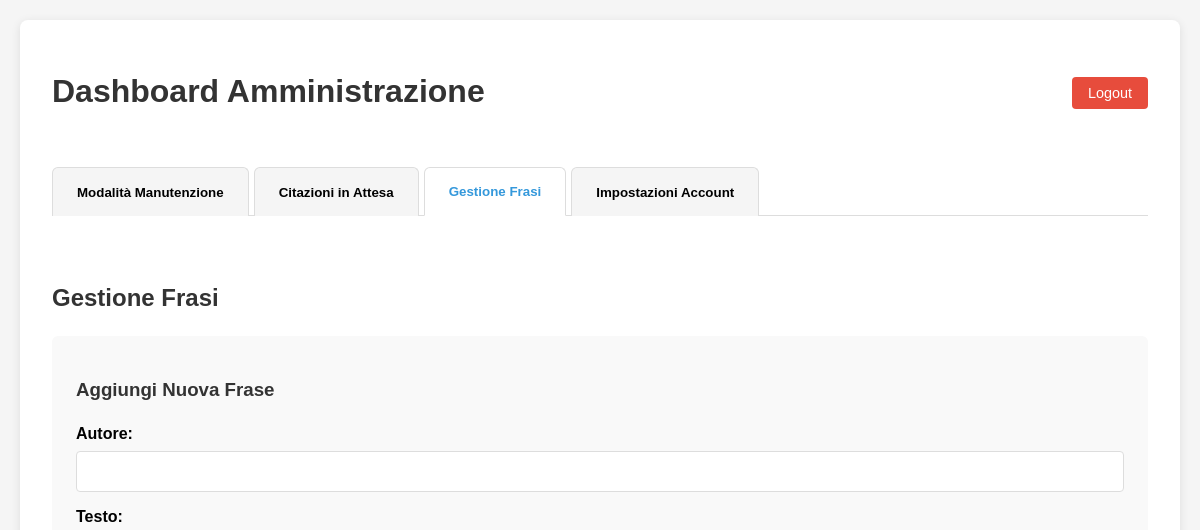
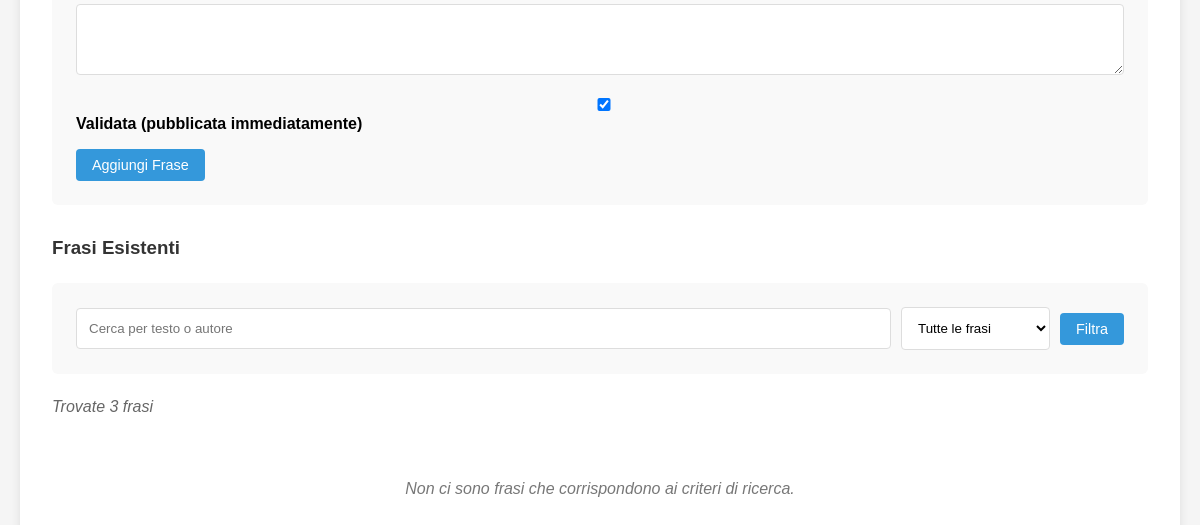
/admin/dashboard?page=2&search=&filter_status=all (signed in), run on an earlier commit of the app's database (2 pictures, top to bottom).
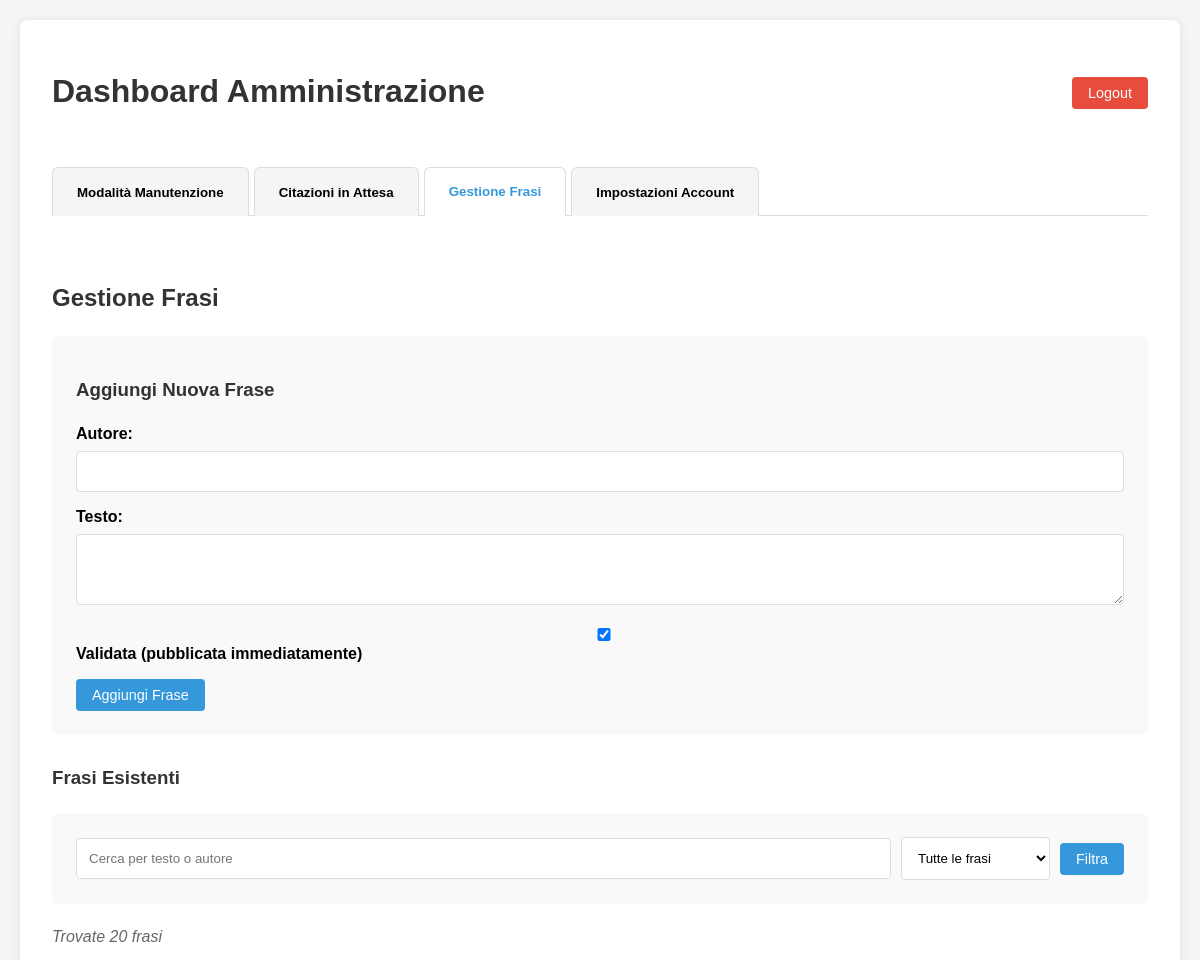
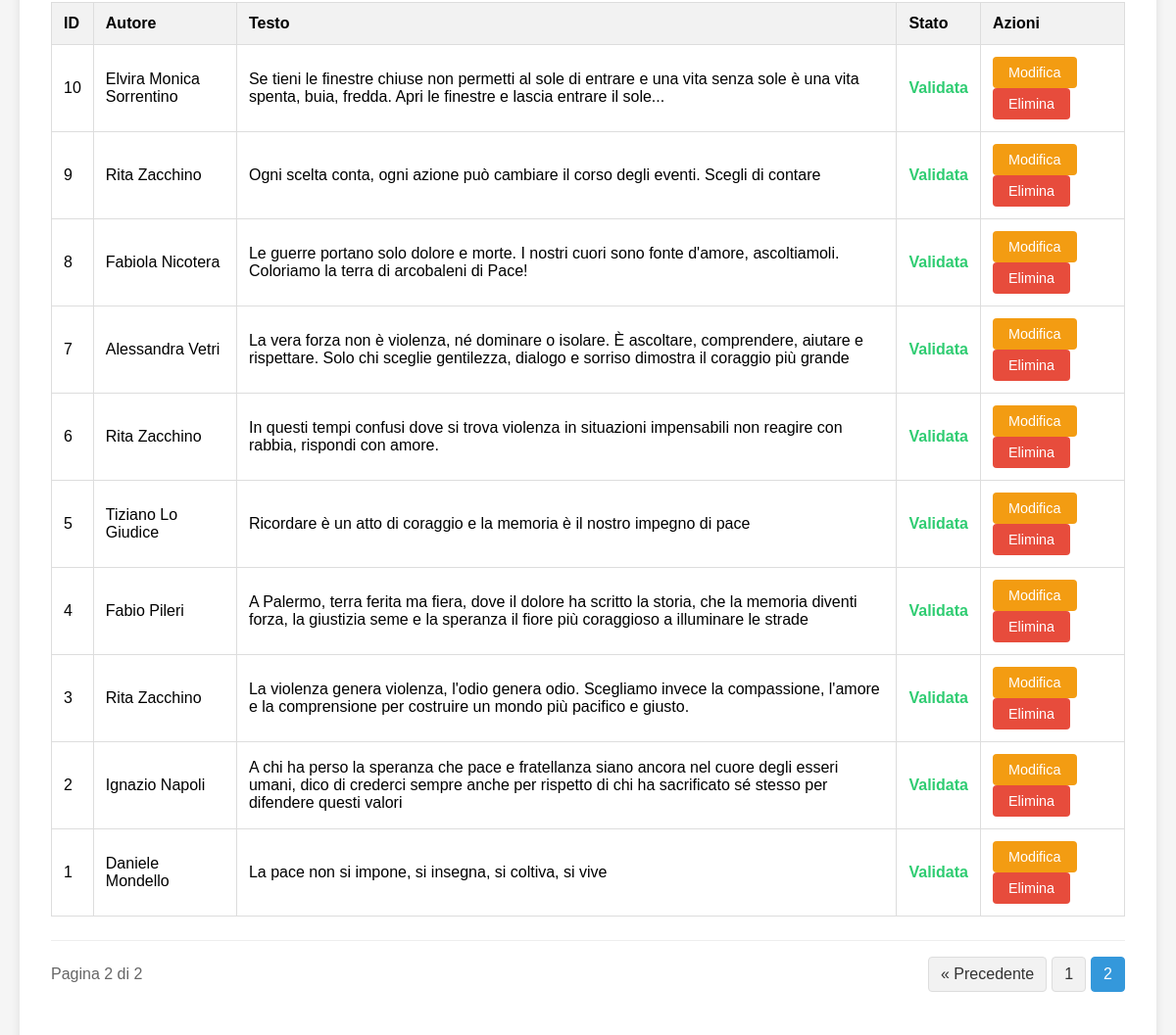
And on a later commit of the database (2 pictures, top to bottom).
### tables this page shows
CREATE TABLE quotes (
  id     INTEGER PRIMARY KEY AUTOINCREMENT,
  text   TEXT    NOT NULL,
  author TEXT    NOT NULL
, validated INTEGER NOT NULL DEFAULT 0);

### app.py (the view)
@app.route('/admin/dashboard')
def admin_dashboard():
    if not session.get('admin_logged_in'):
        return redirect('/admin')
    db = get_db()
    pending_quotes = db.execute(
        "SELECT id, nome_completo, frase, email, email_checked FROM quotes_da_validare"
    ).fetchall()
    search = request.args.get('search', '')
    filter_status = request.args.get('filter_status', 'all')
    page = request.args.get('page', 1, type=int)
    per_page = 10  # Numero di elementi per pagina
    query = "SELECT id, text, author, validated FROM quotes WHERE 1=1"
    params = []
    if search:
        query += " AND (text LIKE ? OR author LIKE ?)"
        search_param = f"%{search}%"
        params.extend([search_param, search_param])
    if filter_status == 'validated':
        query += " AND validated = 1"
    elif filter_status == 'not_validated':
        query += " AND validated = 0"
    count_query = query.replace("SELECT id, text, author, validated", "SELECT COUNT(*)")
    total_count = db.execute(count_query, params).fetchone()[0]
    total_pages = (total_count + per_page - 1) // per_page
    query += " ORDER BY id DESC LIMIT ? OFFSET ?"
    offset = (page - 1) * per_page
    params.extend([per_page, offset])
    quotes_list = db.execute(query, params).fetchall()
    return render_template('admin_dashboard.html',
                           quotes=pending_quotes,
                           quotes_list=quotes_list,
                           search=search,
                           filter_status=filter_status,
                           page=page,
                           total_pages=total_pages,
                           total_count=total_count,
                           maintenance_mode=MAINTENANCE_MODE,
                           maintenance_message=MAINTENANCE_MESSAGE)

### app.py (called while the page is built)
@app.before_request
def check_maintenance():
    if MAINTENANCE_MODE:
        if not request.path.startswith('/admin') and not request.path.startswith('/static/css') and not request.path.startswith('/static/js'):
            if request.path != '/admin' and request.path != '/admin/login':
                return render_template('maintenance.html', message=MAINTENANCE_MESSAGE), 503

def get_db():
    app.logger.debug(f"Opening SQLite database at: {DATABASE}")
    db = getattr(g, '_database', None)
    if db is None:
        db = g._database = sqlite3.connect(DATABASE)
        db.row_factory = sqlite3.Row
    return db

@app.teardown_appcontext
def close_connection(exception):
    db = getattr(g, '_database', None)
    if db is not None:
        db.close()

### templates/admin_dashboard.html (shortened to what this page needs)
<!DOCTYPE html>
<html lang="it">
<head>
</head>
<body>
  <div class="container">
    <div class="header">
      <h1>Dashboard Amministrazione</h1>
      <a href="/admin/logout" class="logout">Logout</a>
    </div>
    <div class="tabs">
      <div class="tab-header">
        <button class="tab-btn active" onclick="openTab(event, 'maintenance')">Modalità Manutenzione</button>
        <button class="tab-btn" onclick="openTab(event, 'pending')">Citazioni in Attesa</button>
        <button class="tab-btn" onclick="openTab(event, 'manage')">Gestione Frasi</button>
        <button class="tab-btn" onclick="openTab(event, 'settings')">Impostazioni Account</button>
      </div>
      <div id="manage" class="tab-content">
        <h2>Gestione Frasi</h2>
        <div class="add-quote-form">
          <h3>Aggiungi Nuova Frase</h3>
          <form method="post" action="/admin/quotes/add">
            <div class="form-group">
              <label for="author">Autore:</label>
              <input type="text" id="author" name="author" required>
            </div>
            <div class="form-group">
              <label for="text">Testo:</label>
              <textarea id="text" name="text" rows="3" required></textarea>
            </div>
            <div class="form-group">
              <label>
                <input type="checkbox" name="validated" checked>
                Validata (pubblicata immediatamente)
              </label>
            </div>
            <button type="submit" class="btn-add">Aggiungi Frase</button>
          </form>
        </div>
        <div class="quotes-list">
          <h3>Frasi Esistenti</h3>
          <div class="search-filters">
            <form action="/admin/dashboard" method="get" class="filter-form">
              <div class="filter-group">
                <input type="text" name="search" value="{{ search }}" placeholder="Cerca per testo o autore" class="search-input">
                <select name="filter_status" class="filter-select">
                  <option value="all" {% if filter_status == 'all' %}selected{% endif %}>Tutte le frasi</option>
                </select>
                <button type="submit" class="btn-filter">Filtra</button>
              </div>
            </form>
          </div>
          <div class="results-count">
            {% if total_count > 0 %}
              Trovate {{ total_count }} frasi
            {% else %}
              Nessuna frase trovata
            {% endif %}
          </div>
          {% if quotes_list %}
            <table class="quotes-table">
              <thead>
                <tr>
                  <th>ID</th>
                  <th>Autore</th>
                  <th>Testo</th>
                  <th>Stato</th>
                  <th>Azioni</th>
                </tr>
              </thead>
              <tbody>
                {% for quote in quotes_list %}
                <tr>
                  <td>{{ quote.id }}</td>
                  <td>{{ quote.author }}</td>
                  <td>{{ quote.text }}</td>
                  <td>{% if quote.validated %}
                      <span class="verified">Validata</span>
                      {% else %}
                      <span class="not-verified">Non validata</span>
                      {% endif %}
                  </td>
                  <td>
                    <button class="btn-edit"
                            data-id="{{ quote.id }}"
                            data-author="{{ quote.author|replace('"', '&quot;')|replace("'", "&#39;") }}"
                            data-text="{{ quote.text|replace('"', '&quot;')|replace("'", "&#39;") }}"
                            data-validated="{{ quote.validated }}"
                            onclick="openEditModal(this)">Modifica</button>
                    <form method="post" action="/admin/quotes/delete/{{ quote.id }}" style="display: inline;">
                      <button type="submit" class="btn-delete" onclick="return confirm('Sei sicuro di voler eliminare questa frase?')">Elimina</button>
                    </form>
                  </td>
                </tr>
                {% endfor %}
              </tbody>
            </table>
            {% if total_pages > 1 %}
            <div class="pagination">
              <div class="pagination-info">
                Pagina {{ page }} di {{ total_pages }}
              </div>
              <div class="pagination-controls">
                {% if page > 1 %}
                  <a href="{{ url_for('admin_dashboard', page=page-1, search=search, filter_status=filter_status) }}" class="pagination-btn">&laquo; Precedente</a>
                {% endif %}
                {% set start_page = page - 2 if page - 2 > 0 else 1 %}
                {% set end_page = page + 2 if page + 2 < total_pages else total_pages %}
                {% for p in range(start_page, end_page + 1) %}
                  <a href="{{ url_for('admin_dashboard', page=p, search=search, filter_status=filter_status) }}"
                     class="pagination-btn {% if p == page %}active{% endif %}">{{ p }}</a>
                {% endfor %}
              </div>
            </div>
            {% endif %}
          {% else %}
            <div class="no-quotes">
              Non ci sono frasi che corrispondono ai criteri di ricerca.
            </div>
          {% endif %}
        </div>
      </div>
    </div>
  </div>
</body>
</html>

### templates/admin_dashboard.html (style rules this page uses)
body { margin: 0; background: #f5f5f5; font-family: Arial, sans-serif; padding: 20px; }
.container { background: #ffffff; border-radius: 8px; box-shadow: 0 2px 10px rgba(0,0,0,0.1); padding: 2rem; max-width: 1200px; margin: 0 auto; }
h1, h2, h3 { color: #333; margin-bottom: 1.5rem; }
.header { display: flex; justify-content: space-between; align-items: center; margin-bottom: 2rem; }
.logout { background: #e74c3c; color: white; border: none; padding: 0.5rem 1rem; font-size: 0.9rem; border-radius: 4px; cursor: pointer; text-decoration: none; }
.verified { color: #2ecc71; font-weight: bold; }
.form-group { margin-bottom: 1rem; }
.form-group label { display: block; margin-bottom: 0.5rem; font-weight: bold; }
.form-group input, .form-group textarea { width: 100%; padding: 0.75rem; border: 1px solid #ddd; border-radius: 4px; box-sizing: border-box; }
.add-quote-form { background: #f9f9f9; border-radius: 6px; padding: 1.5rem; margin-bottom: 2rem; }
.search-filters { margin-bottom: 1.5rem; background: #f9f9f9; border-radius: 6px; padding: 1.5rem; }
.filter-form { display: flex; align-items: center; }
.filter-group { display: flex; flex-wrap: wrap; gap: 10px; align-items: center; width: 100%; }
.search-input { flex: 1; min-width: 200px; padding: 0.75rem; border: 1px solid #ddd; border-radius: 4px; }
.filter-select { padding: 0.75rem; border: 1px solid #ddd; border-radius: 4px; background-color: white; }
.btn-filter { background: #3498db; color: white; border: none; padding: 0.5rem 1rem; font-size: 0.9rem; border-radius: 4px; cursor: pointer; }
.results-count { margin-bottom: 1rem; font-style: italic; color: #666; }
.pagination { display: flex; justify-content: space-between; align-items: center; margin-top: 1.5rem; padding: 1rem 0; border-top: 1px solid #eee; }
.pagination-info { color: #666; }
.pagination-controls { display: flex; gap: 5px; }
.pagination-btn { display: inline-block; padding: 0.5rem 0.75rem; background: #f2f2f2; color: #333; text-decoration: none; border-radius: 4px; border: 1px solid #ddd; }
.pagination-btn.active { background: #3498db; color: white; border-color: #3498db; }
.quotes-table { width: 100%; border-collapse: collapse; margin-top: 1rem; }
.quotes-table th, .quotes-table td { border: 1px solid #ddd; padding: 0.75rem; text-align: left; }
.quotes-table th { background-color: #f2f2f2; font-weight: bold; }
.btn-add { background: #3498db; color: white; border: none; padding: 0.5rem 1rem; font-size: 0.9rem; border-radius: 4px; cursor: pointer; }
.btn-edit { background: #f39c12; color: white; border: none; padding: 0.5rem 1rem; font-size: 0.9rem; border-radius: 4px; cursor: pointer; }
.btn-delete { background: #e74c3c; color: white; border: none; padding: 0.5rem 1rem; font-size: 0.9rem; border-radius: 4px; cursor: pointer; }
.tabs { margin-top: 2rem; }
.tab-header { display: flex; border-bottom: 1px solid #ddd; margin-bottom: 2rem; }
.tab-btn { background: #f5f5f5; border: 1px solid #ddd; border-bottom: none; padding: 1rem 1.5rem; margin-right: 5px; border-radius: 6px 6px 0 0; cursor: pointer; font-weight: bold; position: relative; bottom: -1px; }
.tab-btn.active { background: #fff; border-bottom: 1px solid #fff; color: #3498db; }
.tab-content { display: none; padding: 1rem 0; }
.tab-content.active { display: block; }

What changed in the data, as far as the page shows it:
added quotes: id "10", author "Elvira Monica Sorrentino", text "Se tieni le finestre chiuse non permetti al sole di entrare e una vita senza sole è una vita spenta, buia, fredda. Apri le finestre e lascia entrare il sole...", validated "Validata"
added quotes: id "9", author "Rita Zacchino", text "Ogni scelta conta, ogni azione può cambiare il corso degli eventi. Scegli di contare", validated "Validata"
added quotes: id "8", author "Fabiola Nicotera", text "Le guerre portano solo dolore e morte. I nostri cuori sono fonte d'amore, ascoltiamoli. Coloriamo la terra di arcobaleni di Pace!", validated "Validata"
added quotes: id "7", author "Alessandra Vetri", text "La vera forza non è violenza, né dominare o isolare. È ascoltare, comprendere, aiutare e rispettare. Solo chi sceglie gentilezza, dialogo e sorriso dimostra il coraggio più grande", validated "Validata"
added quotes: id "6", author "Rita Zacchino", text "In questi tempi confusi dove si trova violenza in situazioni impensabili non reagire con rabbia, rispondi con amore.", validated "Validata"
added quotes: id "5", author "Tiziano Lo Giudice", text "Ricordare è un atto di coraggio e la memoria è il nostro impegno di pace", validated "Validata"
added quotes: id "4", author "Fabio Pileri", text "A Palermo, terra ferita ma fiera, dove il dolore ha scritto la storia, che la memoria diventi forza, la giustizia seme e la speranza il fiore più coraggioso a illuminare le strade", validated "Validata"
now on this page (row edited): quotes: id "3", author "Rita Zacchino", text "La violenza genera violenza, l'odio genera odio. Scegliamo invece la compassione, l'amore e la comprensione per costruire un mondo più pacifico e giusto.", validated "Validata"
now on this page (row edited): quotes: id "2", author "Ignazio Napoli", text "A chi ha perso la speranza che pace e fratellanza siano ancora nel cuore degli esseri umani, dico di crederci sempre anche per rispetto di chi ha sacrificato sé stesso per difendere questi valori", validated "Validata"
now on this page (row edited): quotes: id "1", author "Daniele Mondello", text "La pace non si impone, si insegna, si coltiva, si vive", validated "Validata"
Also different on the page:
{{ total_count }}: "3" → "20"
{{ page }}: (not shown) → "2"
{{ total_pages }}: (not shown) → "2"
text no longer shown: "Non ci sono frasi che corrispondono ai criteri di ricerca."
text now shown: "ID Autore Testo Stato Azioni Pagina di « Precedente"
new list line: "1"
new list line: "2"
